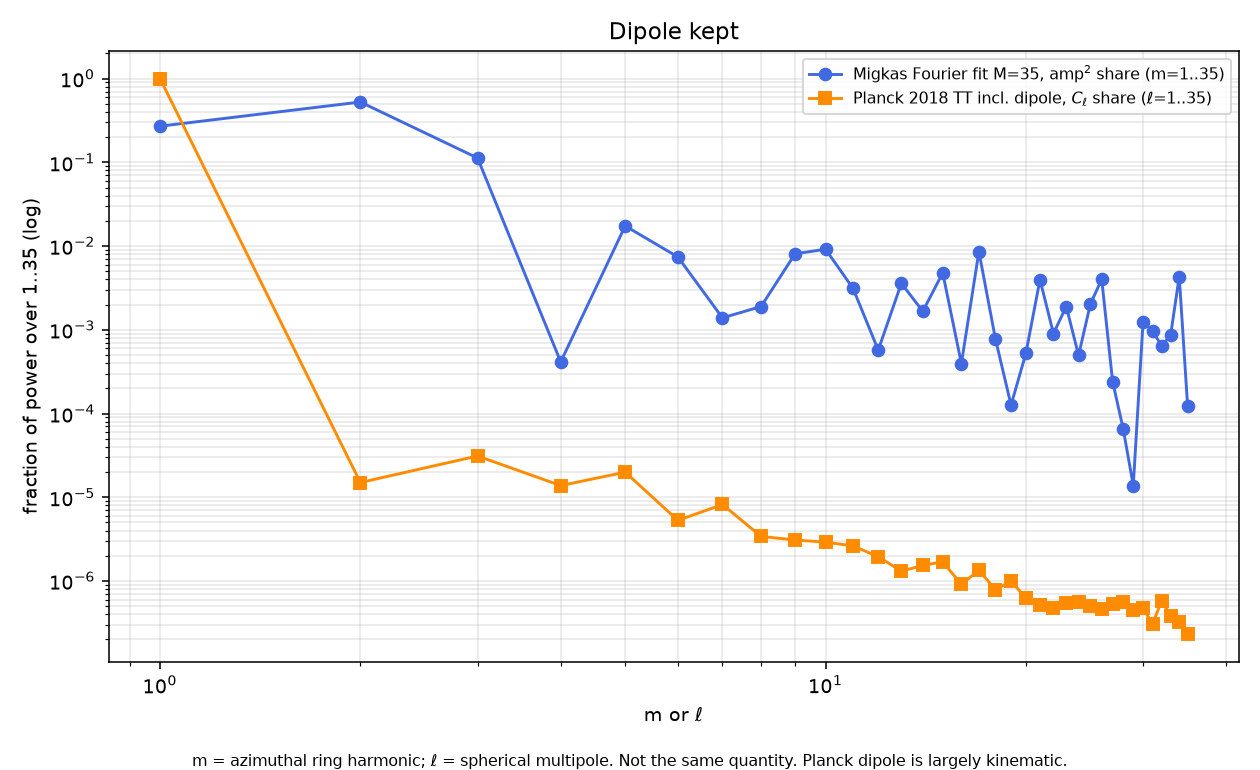

This figure's Python source:
# Power spectrum of weighted Fourier-series fit to Migkas A/A_all (M=35), dipole KEPT; fractions over m=1..8.
# Planck 2018 TT l=2..8 from file plus l=1 dipole A=3362.08 uK (Planck 2018 I, arXiv:1807.06205): C1=4*pi*A^2/9. Fractions over l=1..35.
import numpy as np,matplotlib;matplotlib.use('Agg');import matplotlib.pyplot as plt
d=np.genfromtxt('/workspace/cosmology/migkas/fig6_digitized.csv',delimiter=',',names=True);l,y=d['l_deg'],d['A_over_Aall'];s=.5*(d['A_err_low']+d['A_err_high'])
L=np.radians(l);M=35;X=np.stack([np.ones_like(L)]+sum([[np.cos(k*L),np.sin(k*L)] for k in range(1,M+1)],[]),1)
co=np.linalg.lstsq(X/s[:,None],y/s,rcond=None)[0];a2=co[1::2]**2+co[2::2]**2;m=np.arange(1,M+1);f=a2/a2.sum()
P=np.loadtxt('COM_PowerSpect_CMB-TT-full_R3.01.txt')[:34];ll=np.r_[1,P[:,0]];C=np.r_[4*np.pi*3362.08**2/9,P[:,1]*2*np.pi/(P[:,0]*(P[:,0]+1))];g=C/C.sum()
fig,ax=plt.subplots(figsize=(9,5.5));ax.semilogy(m,f,'o-',color='royalblue',label='Migkas Fourier fit M=35, amp$^2$ share (m=1..35)')
ax.semilogy(ll,g,'s-',color='darkorange',label='Planck 2018 TT incl. dipole, $C_\\ell$ share ($\\ell$=1..35)')
ax.set(xlabel='m or $\\ell$',ylabel='fraction of power over 1..35 (log)',title='Dipole kept');ax.grid(alpha=.3,which='both');ax.legend(fontsize=8);ax.set_xscale('log')
fig.text(.5,.005,'m = azimuthal ring harmonic; $\\ell$ = spherical multipole. Not the same quantity. Planck dipole is largely kinematic.',ha='center',fontsize=8)
plt.tight_layout(rect=[0,.03,1,1]);plt.savefig('A_fourier_fit_power_withDipole_M35.png',dpi=140)
print(np.round(100*f,2));print(np.array2string(100*g,precision=5))
